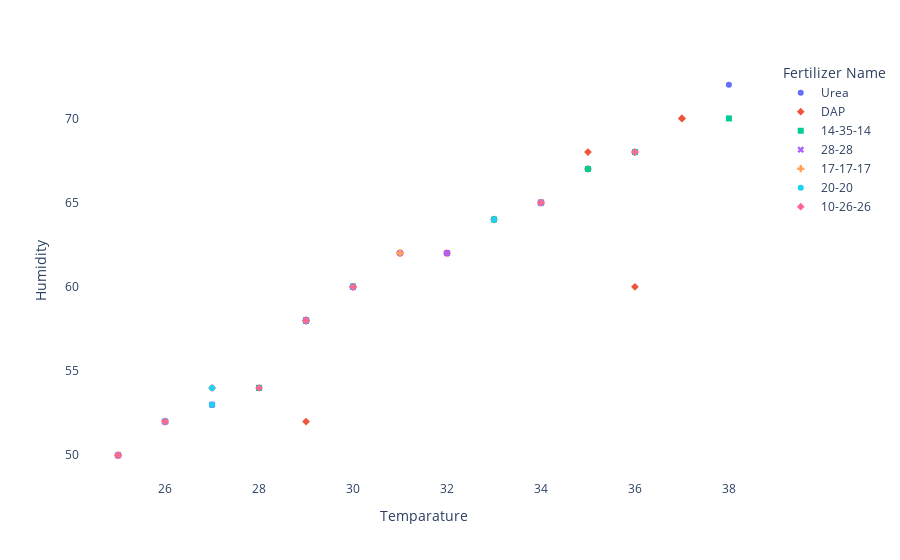

Notebook code for this chart:
### Markdown cell above
### Scatter plot for fertilizers based on temperature and humidity

### Code cell
fertilizer_scatter = fertilizer[(fertilizer['Fertilizer Name']=='Urea') | 
                      (fertilizer['Fertilizer Name']=='DAP') | 
                      (fertilizer['Fertilizer Name']=='14-35-14') |
                     (fertilizer['Fertilizer Name']=='28-28') |
                     (fertilizer['Fertilizer Name']=='17-17-17') | 
                      (fertilizer['Fertilizer Name']=='20-20') | 
                      (fertilizer['Fertilizer Name']=='10-26-26') ]

fig = px.scatter(fertilizer_scatter, x="Temparature", y="Humidity ", color="Fertilizer Name", symbol="Fertilizer Name")
fig.update_layout(plot_bgcolor='white')
fig.update_xaxes(showgrid=False)
fig.update_yaxes(showgrid=False)
fig.show()

### Figure 1 — Plotly figure (JSON) as saved in the notebook; plotly's stock layout.template omitted (floating-point values rounded to 4 significant figures)
{"data": [{"hovertemplate": "Fertilizer Name=Urea<br>Temparature=%{x}<br>Humidity =%{y}<extra></extra>", "legendgroup": "Urea", "marker": {"color": "#636efa", "symbol": "circle"}, "mode": "markers", "name": "Urea", "orientation": "v", "showlegend": true, "type": "scatter", "x": [26, 28, 33, 25, 33, 28, 28, 32, 34, 28, 34, 30, 28, 34, 28, 27, 31, 27, 30, 27, 36, 38], "xaxis": "x", "y": [52, 54, 64, 50, 64, 54, 54, 62, 65, 54, 65, 60, 54, 65, 54, 53, 62, 53, 60, 53, 68, 72], "yaxis": "y"}, {"hovertemplate": "Fertilizer Name=DAP<br>Temparature=%{x}<br>Humidity =%{y}<extra></extra>", "legendgroup": "DAP", "marker": {"color": "#EF553B", "symbol": "diamond"}, "mode": "markers", "name": "DAP", "orientation": "v", "showlegend": true, "type": "scatter", "x": [29, 27, 26, 29, 35, 37, 30, 37, 29, 35, 30, 32, 36, 33, 34, 29, 29, 36], "xaxis": "x", "y": [52, 54, 52, 58, 68, 70, 60, 70, 58, 67, 60, 62, 68, 64, 65, 58, 58, 60], "yaxis": "y"}, {"hovertemplate": "Fertilizer Name=14-35-14<br>Temparature=%{x}<br>Humidity =%{y}<extra></extra>", "legendgroup": "14-35-14", "marker": {"color": "#00cc96", "symbol": "square"}, "mode": "markers", "name": "14-35-14", "orientation": "v", "showlegend": true, "type": "scatter", "x": [34, 29, 30, 36, 30, 30, 38, 33, 29, 29, 28, 35, 30, 28], "xaxis": "x", "y": [65, 58, 60, 68, 60, 60, 70, 64, 58, 58, 54, 67, 60, 54], "yaxis": "y"}, {"hovertemplate": "Fertilizer Name=28-28<br>Temparature=%{x}<br>Humidity =%{y}<extra></extra>", "legendgroup": "28-28", "marker": {"color": "#ab63fa", "symbol": "x"}, "mode": "markers", "name": "28-28", "orientation": "v", "showlegend": true, "type": "scatter", "x": [32, 30, 32, 25, 26, 29, 26, 32, 29, 34, 27, 34, 26, 34, 30, 31, 25], "xaxis": "x", "y": [62, 60, 62, 50, 52, 58, 52, 62, 58, 65, 53, 65, 52, 65, 60, 62, 50], "yaxis": "y"}, {"hovertemplate": "Fertilizer Name=17-17-17<br>Temparature=%{x}<br>Humidity =%{y}<extra></extra>", "legendgroup": "17-17-17", "marker": {"color": "#FFA15A", "symbol": "cross"}, "mode": "markers", "name": "17-17-17", "orientation": "v", "showlegend": true, "type": "scatter", "x": [26, 31, 31, 34, 25, 31, 25], "xaxis": "x", "y": [52, 62, 62, 65, 50, 62, 50], "yaxis": "y"}, {"hovertemplate": "Fertilizer Name=20-20<br>Temparature=%{x}<br>Humidity =%{y}<extra></extra>", "legendgroup": "20-20", "marker": {"color": "#19d3f3", "symbol": "circle"}, "mode": "markers", "name": "20-20", "orientation": "v", "showlegend": true, "type": "scatter", "x": [25, 30, 33, 26, 27, 26, 36, 29, 30, 34, 30, 27, 26, 29], "xaxis": "x", "y": [50, 60, 64, 52, 54, 52, 68, 58, 60, 65, 60, 53, 52, 58], "yaxis": "y"}, {"hovertemplate": "Fertilizer Name=10-26-26<br>Temparature=%{x}<br>Humidity =%{y}<extra></extra>", "legendgroup": "10-26-26", "marker": {"color": "#FF6692", "symbol": "diamond"}, "mode": "markers", "name": "10-26-26", "orientation": "v", "showlegend": true, "type": "scatter", "x": [28, 25, 26, 29, 36, 34, 30], "xaxis": "x", "y": [54, 50, 52, 58, 68, 65, 60], "yaxis": "y"}], "layout": {"legend": {"title": {"text": "Fertilizer Name"}, "tracegroupgap": 0}, "margin": {"t": 60}, "plot_bgcolor": "white", "xaxis": {"anchor": "y", "domain": [0, 1], "showgrid": false, "title": {"text": "Temparature"}}, "yaxis": {"anchor": "x", "domain": [0, 1], "showgrid": false, "title": {"text": "Humidity "}}}}
